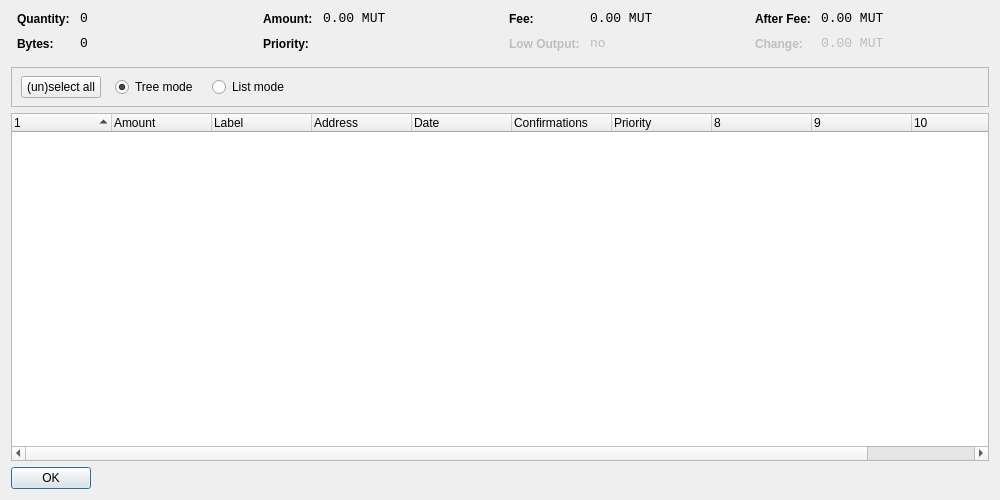
<?xml version="1.0" encoding="UTF-8"?>
<ui version="4.0">
 <class>CoinControlDialog</class>
 <widget class="QDialog" name="CoinControlDialog">
  <property name="geometry">
   <rect>
    <x>0</x>
    <y>0</y>
    <width>1000</width>
    <height>500</height>
   </rect>
  </property>
  <property name="windowTitle">
   <string>Coin Control</string>
  </property>
  <layout class="QVBoxLayout" name="verticalLayout">
   <item>
    <layout class="QHBoxLayout" name="horizontalLayoutTop" stretch="0,0,0,0">
     <property name="topMargin">
      <number>0</number>
     </property>
     <property name="bottomMargin">
      <number>10</number>
     </property>
     <item>
      <layout class="QFormLayout" name="formLayoutCoinControl1">
       <property name="horizontalSpacing">
        <number>10</number>
       </property>
       <property name="verticalSpacing">
        <number>10</number>
       </property>
       <property name="leftMargin">
        <number>6</number>
       </property>
       <property name="rightMargin">
        <number>6</number>
       </property>
       <item row="0" column="0">
        <widget class="QLabel" name="labelCoinControlQuantityText">
         <property name="styleSheet">
          <string notr="true">font-weight:bold;</string>
         </property>
         <property name="text">
          <string>Quantity:</string>
         </property>
        </widget>
       </item>
       <item row="0" column="1">
        <widget class="QLabel" name="labelCoinControlQuantity">
         <property name="font">
          <font>
           <family>Monospace</family>
           <pointsize>10</pointsize>
          </font>
         </property>
         <property name="cursor">
          <cursorShape>IBeamCursor</cursorShape>
         </property>
         <property name="contextMenuPolicy">
          <enum>Qt::ActionsContextMenu</enum>
         </property>
         <property name="text">
          <string notr="true">0</string>
         </property>
         <property name="textInteractionFlags">
          <set>Qt::LinksAccessibleByMouse|Qt::TextSelectableByKeyboard|Qt::TextSelectableByMouse</set>
         </property>
        </widget>
       </item>
       <item row="1" column="0">
        <widget class="QLabel" name="labelCoinControlBytesText">
         <property name="styleSheet">
          <string notr="true">font-weight:bold;</string>
         </property>
         <property name="text">
          <string>Bytes:</string>
         </property>
        </widget>
       </item>
       <item row="1" column="1">
        <widget class="QLabel" name="labelCoinControlBytes">
         <property name="font">
          <font>
           <family>Monospace</family>
           <pointsize>10</pointsize>
          </font>
         </property>
         <property name="cursor">
          <cursorShape>IBeamCursor</cursorShape>
         </property>
         <property name="contextMenuPolicy">
          <enum>Qt::ActionsContextMenu</enum>
         </property>
         <property name="text">
          <string notr="true">0</string>
         </property>
         <property name="textInteractionFlags">
          <set>Qt::LinksAccessibleByMouse|Qt::TextSelectableByKeyboard|Qt::TextSelectableByMouse</set>
         </property>
        </widget>
       </item>
      </layout>
     </item>
     <item>
      <layout class="QFormLayout" name="formLayoutCoinControl2">
       <property name="horizontalSpacing">
        <number>10</number>
       </property>
       <property name="verticalSpacing">
        <number>10</number>
       </property>
       <property name="leftMargin">
        <number>6</number>
       </property>
       <property name="rightMargin">
        <number>6</number>
       </property>
       <item row="0" column="0">
        <widget class="QLabel" name="labelCoinControlAmountText">
         <property name="styleSheet">
          <string notr="true">font-weight:bold;</string>
         </property>
         <property name="text">
          <string>Amount:</string>
         </property>
        </widget>
       </item>
       <item row="0" column="1">
        <widget class="QLabel" name="labelCoinControlAmount">
         <property name="font">
          <font>
           <family>Monospace</family>
           <pointsize>10</pointsize>
          </font>
         </property>
         <property name="cursor">
          <cursorShape>IBeamCursor</cursorShape>
         </property>
         <property name="contextMenuPolicy">
          <enum>Qt::ActionsContextMenu</enum>
         </property>
         <property name="text">
          <string notr="true">0.00 MUT</string>
         </property>
         <property name="textInteractionFlags">
          <set>Qt::LinksAccessibleByMouse|Qt::TextSelectableByKeyboard|Qt::TextSelectableByMouse</set>
         </property>
        </widget>
       </item>
       <item row="1" column="0">
        <widget class="QLabel" name="labelCoinControlPriorityText">
         <property name="styleSheet">
          <string notr="true">font-weight:bold;</string>
         </property>
         <property name="text">
          <string>Priority:</string>
         </property>
        </widget>
       </item>
       <item row="1" column="1">
        <widget class="QLabel" name="labelCoinControlPriority">
         <property name="font">
          <font>
           <family>Monospace</family>
           <pointsize>10</pointsize>
          </font>
         </property>
         <property name="cursor">
          <cursorShape>IBeamCursor</cursorShape>
         </property>
         <property name="contextMenuPolicy">
          <enum>Qt::ActionsContextMenu</enum>
         </property>
         <property name="text">
          <string/>
         </property>
         <property name="textInteractionFlags">
          <set>Qt::LinksAccessibleByMouse|Qt::TextSelectableByKeyboard|Qt::TextSelectableByMouse</set>
         </property>
        </widget>
       </item>
      </layout>
     </item>
     <item>
      <layout class="QFormLayout" name="formLayoutCoinControl3">
       <property name="horizontalSpacing">
        <number>10</number>
       </property>
       <property name="verticalSpacing">
        <number>10</number>
       </property>
       <property name="leftMargin">
        <number>6</number>
       </property>
       <property name="rightMargin">
        <number>6</number>
       </property>
       <item row="0" column="0">
        <widget class="QLabel" name="labelCoinControlFeeText">
         <property name="styleSheet">
          <string notr="true">font-weight:bold;</string>
         </property>
         <property name="text">
          <string>Fee:</string>
         </property>
        </widget>
       </item>
       <item row="0" column="1">
        <widget class="QLabel" name="labelCoinControlFee">
         <property name="font">
          <font>
           <family>Monospace</family>
           <pointsize>10</pointsize>
          </font>
         </property>
         <property name="cursor">
          <cursorShape>IBeamCursor</cursorShape>
         </property>
         <property name="contextMenuPolicy">
          <enum>Qt::ActionsContextMenu</enum>
         </property>
         <property name="text">
          <string notr="true">0.00 MUT</string>
         </property>
         <property name="textInteractionFlags">
          <set>Qt::LinksAccessibleByMouse|Qt::TextSelectableByKeyboard|Qt::TextSelectableByMouse</set>
         </property>
        </widget>
       </item>
       <item row="1" column="0">
        <widget class="QLabel" name="labelCoinControlLowOutputText">
         <property name="enabled">
          <bool>false</bool>
         </property>
         <property name="styleSheet">
          <string notr="true">font-weight:bold;</string>
         </property>
         <property name="text">
          <string>Low Output:</string>
         </property>
        </widget>
       </item>
       <item row="1" column="1">
        <widget class="QLabel" name="labelCoinControlLowOutput">
         <property name="enabled">
          <bool>false</bool>
         </property>
         <property name="font">
          <font>
           <family>Monospace</family>
           <pointsize>10</pointsize>
          </font>
         </property>
         <property name="cursor">
          <cursorShape>IBeamCursor</cursorShape>
         </property>
         <property name="contextMenuPolicy">
          <enum>Qt::ActionsContextMenu</enum>
         </property>
         <property name="text">
          <string notr="true">no</string>
         </property>
         <property name="textInteractionFlags">
          <set>Qt::LinksAccessibleByMouse|Qt::TextSelectableByKeyboard|Qt::TextSelectableByMouse</set>
         </property>
        </widget>
       </item>
      </layout>
     </item>
     <item>
      <layout class="QFormLayout" name="formLayoutCoinControl4">
       <property name="horizontalSpacing">
        <number>10</number>
       </property>
       <property name="verticalSpacing">
        <number>10</number>
       </property>
       <property name="leftMargin">
        <number>6</number>
       </property>
       <property name="rightMargin">
        <number>6</number>
       </property>
       <item row="0" column="0">
        <widget class="QLabel" name="labelCoinControlAfterFeeText">
         <property name="styleSheet">
          <string notr="true">font-weight:bold;</string>
         </property>
         <property name="text">
          <string>After Fee:</string>
         </property>
        </widget>
       </item>
       <item row="0" column="1">
        <widget class="QLabel" name="labelCoinControlAfterFee">
         <property name="font">
          <font>
           <family>Monospace</family>
           <pointsize>10</pointsize>
          </font>
         </property>
         <property name="cursor">
          <cursorShape>IBeamCursor</cursorShape>
         </property>
         <property name="contextMenuPolicy">
          <enum>Qt::ActionsContextMenu</enum>
         </property>
         <property name="text">
          <string notr="true">0.00 MUT</string>
         </property>
         <property name="textInteractionFlags">
          <set>Qt::LinksAccessibleByMouse|Qt::TextSelectableByKeyboard|Qt::TextSelectableByMouse</set>
         </property>
        </widget>
       </item>
       <item row="1" column="0">
        <widget class="QLabel" name="labelCoinControlChangeText">
         <property name="enabled">
          <bool>false</bool>
         </property>
         <property name="styleSheet">
          <string notr="true">font-weight:bold;</string>
         </property>
         <property name="text">
          <string>Change:</string>
         </property>
        </widget>
       </item>
       <item row="1" column="1">
        <widget class="QLabel" name="labelCoinControlChange">
         <property name="enabled">
          <bool>false</bool>
         </property>
         <property name="font">
          <font>
           <family>Monospace</family>
           <pointsize>10</pointsize>
          </font>
         </property>
         <property name="cursor">
          <cursorShape>IBeamCursor</cursorShape>
         </property>
         <property name="contextMenuPolicy">
          <enum>Qt::ActionsContextMenu</enum>
         </property>
         <property name="text">
          <string notr="true">0.00 MUT</string>
         </property>
         <property name="textInteractionFlags">
          <set>Qt::LinksAccessibleByMouse|Qt::TextSelectableByKeyboard|Qt::TextSelectableByMouse</set>
         </property>
        </widget>
       </item>
      </layout>
     </item>
    </layout>
   </item>
   <item>
    <widget class="QFrame" name="frame">
     <property name="minimumSize">
      <size>
       <width>0</width>
       <height>40</height>
      </size>
     </property>
     <property name="frameShape">
      <enum>QFrame::StyledPanel</enum>
     </property>
     <property name="frameShadow">
      <enum>QFrame::Sunken</enum>
     </property>
     <widget class="QWidget" name="horizontalLayoutWidget">
      <property name="geometry">
       <rect>
        <x>10</x>
        <y>0</y>
        <width>781</width>
        <height>41</height>
       </rect>
      </property>
      <layout class="QHBoxLayout" name="horizontalLayoutPanel" stretch="0,0,0,0,0">
       <property name="spacing">
        <number>14</number>
       </property>
       <item>
        <widget class="QPushButton" name="pushButtonSelectAll">
         <property name="sizePolicy">
          <sizepolicy hsizetype="Maximum" vsizetype="Fixed">
           <horstretch>0</horstretch>
           <verstretch>0</verstretch>
          </sizepolicy>
         </property>
         <property name="text">
          <string>(un)select all</string>
         </property>
        </widget>
       </item>
       <item>
        <widget class="QRadioButton" name="radioTreeMode">
         <property name="sizePolicy">
          <sizepolicy hsizetype="Maximum" vsizetype="Fixed">
           <horstretch>0</horstretch>
           <verstretch>0</verstretch>
          </sizepolicy>
         </property>
         <property name="text">
          <string>Tree mode</string>
         </property>
         <property name="checked">
          <bool>true</bool>
         </property>
        </widget>
       </item>
       <item>
        <widget class="QRadioButton" name="radioListMode">
         <property name="sizePolicy">
          <sizepolicy hsizetype="Maximum" vsizetype="Fixed">
           <horstretch>0</horstretch>
           <verstretch>0</verstretch>
          </sizepolicy>
         </property>
         <property name="text">
          <string>List mode</string>
         </property>
        </widget>
       </item>
       <item>
        <spacer name="horizontalSpacer">
         <property name="orientation">
          <enum>Qt::Horizontal</enum>
         </property>
         <property name="sizeHint" stdset="0">
          <size>
           <width>40</width>
           <height>20</height>
          </size>
         </property>
        </spacer>
       </item>
      </layout>
     </widget>
    </widget>
   </item>
   <item>
    <widget class="CoinControlTreeWidget" name="treeWidget">
     <property name="contextMenuPolicy">
      <enum>Qt::CustomContextMenu</enum>
     </property>
     <property name="sortingEnabled">
      <bool>false</bool>
     </property>
     <property name="columnCount">
      <number>11</number>
     </property>
     <attribute name="headerShowSortIndicator" stdset="0">
      <bool>true</bool>
     </attribute>
     <attribute name="headerStretchLastSection">
      <bool>false</bool>
     </attribute>
     <column>
      <property name="text">
       <string/>
      </property>
     </column>
     <column>
      <property name="text">
       <string>Amount</string>
      </property>
     </column>
     <column>
      <property name="text">
       <string>Label</string>
      </property>
     </column>
     <column>
      <property name="text">
       <string>Address</string>
      </property>
     </column>
     <column>
      <property name="text">
       <string>Date</string>
      </property>
     </column>
     <column>
      <property name="text">
       <string>Confirmations</string>
      </property>
      <property name="toolTip">
       <string>Confirmed</string>
      </property>
     </column>
     <column>
      <property name="text">
       <string>Priority</string>
      </property>
     </column>
     <column>
      <property name="text">
       <string/>
      </property>
     </column>
     <column>
      <property name="text">
       <string/>
      </property>
     </column>
     <column>
      <property name="text">
       <string/>
      </property>
     </column>
     <column>
      <property name="text">
       <string/>
      </property>
     </column>
    </widget>
   </item>
   <item>
    <widget class="QDialogButtonBox" name="buttonBox">
     <property name="sizePolicy">
      <sizepolicy hsizetype="Maximum" vsizetype="Fixed">
       <horstretch>0</horstretch>
       <verstretch>0</verstretch>
      </sizepolicy>
     </property>
     <property name="orientation">
      <enum>Qt::Horizontal</enum>
     </property>
     <property name="standardButtons">
      <set>QDialogButtonBox::Ok</set>
     </property>
    </widget>
   </item>
  </layout>
 </widget>
 <customwidgets>
  <customwidget>
   <class>CoinControlTreeWidget</class>
   <extends>QTreeWidget</extends>
   <header>coincontroltreewidget.h</header>
  </customwidget>
 </customwidgets>
 <resources/>
 <connections/>
</ui>
